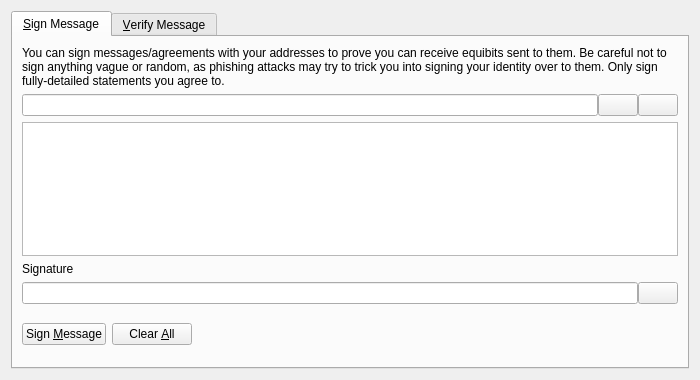
<?xml version="1.0" encoding="UTF-8"?>
<ui version="4.0">
 <class>SignVerifyMessageDialog</class>
 <widget class="QDialog" name="SignVerifyMessageDialog">
  <property name="geometry">
   <rect>
    <x>0</x>
    <y>0</y>
    <width>700</width>
    <height>380</height>
   </rect>
  </property>
  <property name="windowTitle">
   <string>Signatures - Sign / Verify a Message</string>
  </property>
  <property name="modal">
   <bool>true</bool>
  </property>
  <layout class="QVBoxLayout" name="verticalLayout">
   <item>
    <widget class="QTabWidget" name="tabWidget">
     <property name="currentIndex">
      <number>0</number>
     </property>
     <widget class="QWidget" name="tabSignMessage">
      <attribute name="title">
       <string>&amp;Sign Message</string>
      </attribute>
      <layout class="QVBoxLayout" name="verticalLayout_SM">
       <item>
        <widget class="QLabel" name="infoLabel_SM">
         <property name="text">
          <string>You can sign messages/agreements with your addresses to prove you can receive equibits sent to them. Be careful not to sign anything vague or random, as phishing attacks may try to trick you into signing your identity over to them. Only sign fully-detailed statements you agree to.</string>
         </property>
         <property name="textFormat">
          <enum>Qt::PlainText</enum>
         </property>
         <property name="wordWrap">
          <bool>true</bool>
         </property>
        </widget>
       </item>
       <item>
        <layout class="QHBoxLayout" name="horizontalLayout_1_SM">
         <property name="spacing">
          <number>0</number>
         </property>
         <item>
          <widget class="QValidatedLineEdit" name="addressIn_SM">
           <property name="toolTip">
            <string>The Equibit address to sign the message with</string>
           </property>
          </widget>
         </item>
         <item>
          <widget class="QPushButton" name="addressBookButton_SM">
           <property name="toolTip">
            <string>Choose previously used address</string>
           </property>
           <property name="text">
            <string/>
           </property>
           <property name="icon">
            <iconset resource="../bitcoin.qrc">
             <normaloff>:/icons/address-book</normaloff>:/icons/address-book</iconset>
           </property>
           <property name="shortcut">
            <string>Alt+A</string>
           </property>
           <property name="autoDefault">
            <bool>false</bool>
           </property>
          </widget>
         </item>
         <item>
          <widget class="QPushButton" name="pasteButton_SM">
           <property name="toolTip">
            <string>Paste address from clipboard</string>
           </property>
           <property name="text">
            <string/>
           </property>
           <property name="icon">
            <iconset resource="../bitcoin.qrc">
             <normaloff>:/icons/editpaste</normaloff>:/icons/editpaste</iconset>
           </property>
           <property name="shortcut">
            <string>Alt+P</string>
           </property>
           <property name="autoDefault">
            <bool>false</bool>
           </property>
          </widget>
         </item>
        </layout>
       </item>
       <item>
        <widget class="QPlainTextEdit" name="messageIn_SM">
         <property name="toolTip">
          <string>Enter the message you want to sign here</string>
         </property>
        </widget>
       </item>
       <item>
        <widget class="QLabel" name="signatureLabel_SM">
         <property name="text">
          <string>Signature</string>
         </property>
         <property name="textFormat">
          <enum>Qt::PlainText</enum>
         </property>
        </widget>
       </item>
       <item>
        <layout class="QHBoxLayout" name="horizontalLayout_2_SM">
         <property name="spacing">
          <number>0</number>
         </property>
         <item>
          <widget class="QLineEdit" name="signatureOut_SM">
           <property name="font">
            <font>
             <italic>true</italic>
            </font>
           </property>
           <property name="readOnly">
            <bool>true</bool>
           </property>
          </widget>
         </item>
         <item>
          <widget class="QPushButton" name="copySignatureButton_SM">
           <property name="toolTip">
            <string>Copy the current signature to the system clipboard</string>
           </property>
           <property name="text">
            <string/>
           </property>
           <property name="icon">
            <iconset resource="../bitcoin.qrc">
             <normaloff>:/icons/editcopy</normaloff>:/icons/editcopy</iconset>
           </property>
           <property name="autoDefault">
            <bool>false</bool>
           </property>
          </widget>
         </item>
        </layout>
       </item>
       <item>
        <layout class="QHBoxLayout" name="horizontalLayout_3_SM">
         <item>
          <widget class="QPushButton" name="signMessageButton_SM">
           <property name="toolTip">
            <string>Sign the message to prove you own this Equibit address</string>
           </property>
           <property name="text">
            <string>Sign &amp;Message</string>
           </property>
           <property name="icon">
            <iconset resource="../bitcoin.qrc">
             <normaloff>:/icons/edit</normaloff>:/icons/edit</iconset>
           </property>
           <property name="autoDefault">
            <bool>false</bool>
           </property>
          </widget>
         </item>
         <item>
          <widget class="QPushButton" name="clearButton_SM">
           <property name="toolTip">
            <string>Reset all sign message fields</string>
           </property>
           <property name="text">
            <string>Clear &amp;All</string>
           </property>
           <property name="icon">
            <iconset resource="../bitcoin.qrc">
             <normaloff>:/icons/remove</normaloff>:/icons/remove</iconset>
           </property>
           <property name="autoDefault">
            <bool>false</bool>
           </property>
          </widget>
         </item>
         <item>
          <spacer name="horizontalSpacer_1_SM">
           <property name="orientation">
            <enum>Qt::Horizontal</enum>
           </property>
           <property name="sizeHint" stdset="0">
            <size>
             <width>40</width>
             <height>48</height>
            </size>
           </property>
          </spacer>
         </item>
         <item>
          <widget class="QLabel" name="statusLabel_SM">
           <property name="font">
            <font>
             <weight>75</weight>
             <bold>true</bold>
            </font>
           </property>
           <property name="text">
            <string/>
           </property>
           <property name="wordWrap">
            <bool>true</bool>
           </property>
          </widget>
         </item>
         <item>
          <spacer name="horizontalSpacer_2_SM">
           <property name="orientation">
            <enum>Qt::Horizontal</enum>
           </property>
           <property name="sizeHint" stdset="0">
            <size>
             <width>40</width>
             <height>48</height>
            </size>
           </property>
          </spacer>
         </item>
        </layout>
       </item>
      </layout>
     </widget>
     <widget class="QWidget" name="tabVerifyMessage">
      <attribute name="title">
       <string>&amp;Verify Message</string>
      </attribute>
      <layout class="QVBoxLayout" name="verticalLayout_VM">
       <item>
        <widget class="QLabel" name="infoLabel_VM">
         <property name="text">
          <string>Enter the receiver's address, message (ensure you copy line breaks, spaces, tabs, etc. exactly) and signature below to verify the message. Be careful not to read more into the signature than what is in the signed message itself, to avoid being tricked by a man-in-the-middle attack. Note that this only proves the signing party receives with the address, it cannot prove sendership of any transaction!</string>
         </property>
         <property name="textFormat">
          <enum>Qt::PlainText</enum>
         </property>
         <property name="alignment">
          <set>Qt::AlignLeading|Qt::AlignLeft|Qt::AlignTop</set>
         </property>
         <property name="wordWrap">
          <bool>true</bool>
         </property>
        </widget>
       </item>
       <item>
        <layout class="QHBoxLayout" name="horizontalLayout_1_VM">
         <property name="spacing">
          <number>0</number>
         </property>
         <item>
          <widget class="QValidatedLineEdit" name="addressIn_VM">
           <property name="toolTip">
            <string>The Equibit address the message was signed with</string>
           </property>
          </widget>
         </item>
         <item>
          <widget class="QPushButton" name="addressBookButton_VM">
           <property name="toolTip">
            <string>Choose previously used address</string>
           </property>
           <property name="text">
            <string/>
           </property>
           <property name="icon">
            <iconset resource="../bitcoin.qrc">
             <normaloff>:/icons/address-book</normaloff>:/icons/address-book</iconset>
           </property>
           <property name="shortcut">
            <string>Alt+A</string>
           </property>
           <property name="autoDefault">
            <bool>false</bool>
           </property>
          </widget>
         </item>
        </layout>
       </item>
       <item>
        <widget class="QPlainTextEdit" name="messageIn_VM"/>
       </item>
       <item>
        <widget class="QValidatedLineEdit" name="signatureIn_VM"/>
       </item>
       <item>
        <layout class="QHBoxLayout" name="horizontalLayout_2_VM">
         <item>
          <widget class="QPushButton" name="verifyMessageButton_VM">
           <property name="toolTip">
            <string>Verify the message to ensure it was signed with the specified Equibit address</string>
           </property>
           <property name="text">
            <string>Verify &amp;Message</string>
           </property>
           <property name="icon">
            <iconset resource="../bitcoin.qrc">
             <normaloff>:/icons/transaction_0</normaloff>:/icons/transaction_0</iconset>
           </property>
           <property name="autoDefault">
            <bool>false</bool>
           </property>
          </widget>
         </item>
         <item>
          <widget class="QPushButton" name="clearButton_VM">
           <property name="toolTip">
            <string>Reset all verify message fields</string>
           </property>
           <property name="text">
            <string>Clear &amp;All</string>
           </property>
           <property name="icon">
            <iconset resource="../bitcoin.qrc">
             <normaloff>:/icons/remove</normaloff>:/icons/remove</iconset>
           </property>
           <property name="autoDefault">
            <bool>false</bool>
           </property>
          </widget>
         </item>
         <item>
          <spacer name="horizontalSpacer_1_VM">
           <property name="orientation">
            <enum>Qt::Horizontal</enum>
           </property>
           <property name="sizeHint" stdset="0">
            <size>
             <width>40</width>
             <height>48</height>
            </size>
           </property>
          </spacer>
         </item>
         <item>
          <widget class="QLabel" name="statusLabel_VM">
           <property name="font">
            <font>
             <weight>75</weight>
             <bold>true</bold>
            </font>
           </property>
           <property name="text">
            <string/>
           </property>
           <property name="wordWrap">
            <bool>true</bool>
           </property>
          </widget>
         </item>
         <item>
          <spacer name="horizontalSpacer_2_VM">
           <property name="orientation">
            <enum>Qt::Horizontal</enum>
           </property>
           <property name="sizeHint" stdset="0">
            <size>
             <width>40</width>
             <height>48</height>
            </size>
           </property>
          </spacer>
         </item>
        </layout>
       </item>
      </layout>
     </widget>
    </widget>
   </item>
  </layout>
 </widget>
 <customwidgets>
  <customwidget>
   <class>QValidatedLineEdit</class>
   <extends>QLineEdit</extends>
   <header>qt/qvalidatedlineedit.h</header>
  </customwidget>
 </customwidgets>
 <resources>
  <include location="../bitcoin.qrc"/>
 </resources>
 <connections/>
</ui>
